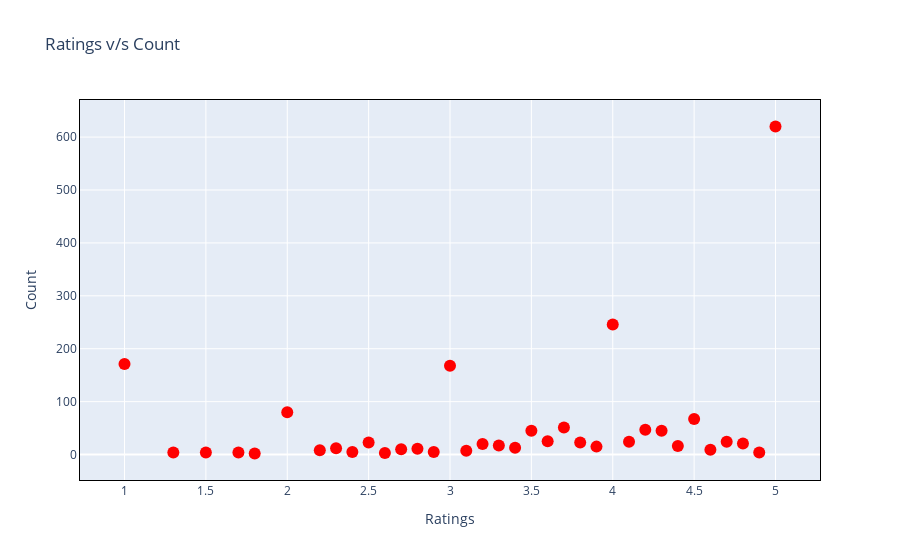

Source (notebook cell):
### Code cell
# Here we categorizing the Product which are rated and how much they rated...

df.drop(df.index[df['product_rating'] == 'No rating available'], inplace = True) 
ratings=pd.DataFrame(df['product_rating'].value_counts().reset_index())
ratings['index'] = ratings['index'].astype(float)
ratings.head().sort_values(by=['index'],ascending=[False])
ratings.rename(columns = {'index':'Ratings','product_rating':'Counts'}, inplace = True)

#plotting the result
data=ratings
x=ratings['Ratings']
y=ratings['Counts']
figdot2 = go.Figure()
figdot2.add_trace(go.Scatter(
    x=x,
    y=y,
    marker=dict(color="red", size=12),
    mode="markers",
    name="ratings",
))

figdot2.update_layout(title="Ratings v/s Count",
                  xaxis_title="Ratings",
                  yaxis_title="Count",
                  # template="plotly_dark",
                     )

figdot2.update_xaxes(showline=True, linewidth=1, linecolor='black', mirror=True)
figdot2.update_yaxes(showline=True, linewidth=1, linecolor='black', mirror=True)
figdot2.show()

### Figure 1 — Plotly figure (JSON) as saved in the notebook; plotly's stock layout.template omitted (floating-point values rounded to 4 significant figures)
{"data": [{"marker": {"color": "red", "size": 12}, "mode": "markers", "name": "ratings", "type": "scatter", "x": [5, 4, 1, 3, 2, 4.5, 3.7, 4.2, 3.5, 4.3, 3.6, 4.1, 4.7, 2.5, 3.8, 4.8, 3.2, 3.3, 4.4, 3.9, 3.4, 2.3, 2.8, 2.7, 4.6, 2.2, 3.1, 2.4, 2.9, 1.5, 4.9, 1.3, 1.7, 2.6, 1.8], "y": [620, 246, 171, 168, 80, 67, 51, 47, 45, 45, 25, 24, 24, 23, 23, 21, 20, 17, 16, 15, 13, 12, 11, 10, 9, 8, 7, 5, 5, 4, 4, 4, 4, 3, 2]}], "layout": {"autosize": true, "title": {"text": "Ratings v/s Count"}, "xaxis": {"autorange": true, "linecolor": "black", "linewidth": 1, "mirror": true, "range": [0.7376, 5.262], "showline": true, "title": {"text": "Ratings"}, "type": "linear"}, "yaxis": {"autorange": true, "linecolor": "black", "linewidth": 1, "mirror": true, "range": [-67.37, 689.4], "showline": true, "title": {"text": "Count"}, "type": "linear"}}}
